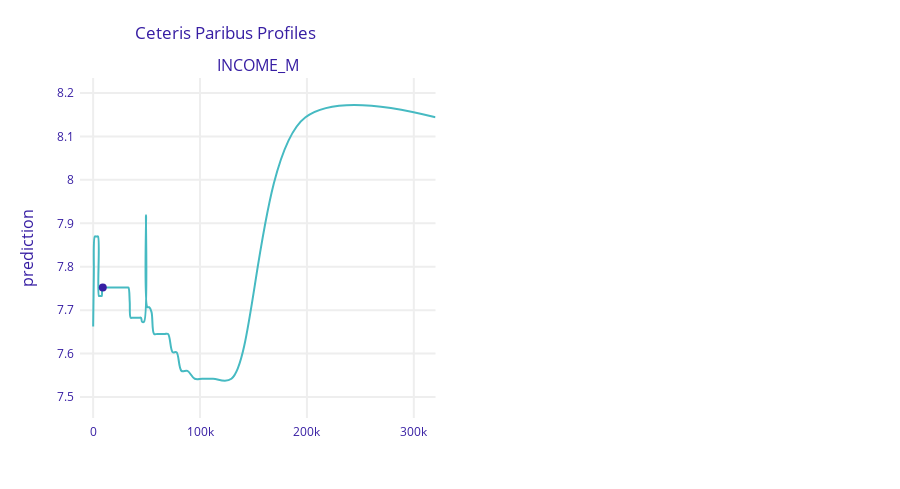

Write notebook code for a chart like this one.
### Code cell
idx = 90
x_example2 = df.iloc[idx:idx+1]
exp.predict(x_example2)
cp2 = exp.predict_profile(x_example2)
cp2.plot(variable_type="numerical", variables=["INCOME_M"])
